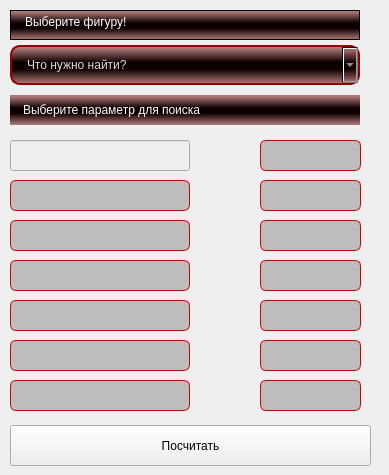
     <widget class="QWidget" name="Input">
      <widget class="QComboBox" name="Box_whatsearch">
       <property name="geometry">
        <rect>
         <x>10</x>
         <y>45</y>
         <width>350</width>
         <height>40</height>
        </rect>
       </property>
       <property name="contextMenuPolicy">
        <enum>Qt::NoContextMenu</enum>
       </property>
       <property name="styleSheet">
        <string notr="true">QComboBox {
background-color: qlineargradient(spread:reflect, x1:1, y1:0.522, x2:1, y2:0, stop:0.174129 rgba(15, 0, 0, 255), stop:0.890547 rgba(161, 100, 100, 218));

color: rgb(218, 218, 218);
border:2px solid rgb(149, 0, 0);
border-radius: 10px;
padding: 1px 15px;
}

QComboBox:editable {
background-color: qlineargradient(spread:reflect, x1:1, y1:0.522, x2:1, y2:0, stop:0.174129 rgba(15, 0, 0, 255), stop:0.890547 rgba(161, 100, 100, 218));

}

QComboBox QAbstractItemView {

selection-background-color: qlineargradient(spread:reflect, x1:1, y1:0.522, x2:1, y2:0, stop:0.174129 rgba(15, 0, 0, 255), stop:0.890547 rgba(161, 161, 161, 218));
color: rgb(218, 218, 218);
padding: 5px;
}
</string>
       </property>
       <property name="currentText">
        <string>Что нужно найти?</string>
       </property>
       <item>
        <property name="text">
         <string>Что нужно найти?</string>
        </property>
       </item>
      </widget>
      <widget class="QPlainTextEdit" name="plainTextEdit_figure_input">
       <property name="geometry">
        <rect>
         <x>10</x>
         <y>10</y>
         <width>350</width>
         <height>30</height>
        </rect>
       </property>
       <property name="contextMenuPolicy">
        <enum>Qt::NoContextMenu</enum>
       </property>
       <property name="styleSheet">
        <string notr="true">padding: 0px 10px;
background-color: qlineargradient(spread:reflect, x1:1, y1:0.522, x2:1, y2:0, stop:0.174129 rgba(15, 0, 0, 255), stop:0.890547 rgba(161, 100, 100, 218));;
color: rgb(255, 255, 255);
selection-background-color: qlineargradient(spread:reflect, x1:1, y1:0.522, x2:1, y2:0, stop:0 rgba(102, 7, 0, 240), stop:0.80597 rgba(161, 100, 100, 218));

</string>
       </property>
       <property name="verticalScrollBarPolicy">
        <enum>Qt::ScrollBarAlwaysOff</enum>
       </property>
       <property name="horizontalScrollBarPolicy">
        <enum>Qt::ScrollBarAlwaysOff</enum>
       </property>
       <property name="readOnly">
        <bool>true</bool>
       </property>
       <property name="plainText">
        <string>Выберите фигуру!</string>
       </property>
      </widget>
      <widget class="QLabel" name="groupBox_pageInput">
       <property name="geometry">
        <rect>
         <x>0</x>
         <y>90</y>
         <width>380</width>
         <height>330</height>
        </rect>
       </property>
       <property name="styleSheet">
        <string notr="true">border: 0px;</string>
       </property>
       <property name="text">
        <string/>
       </property>
      </widget>
      <widget class="QLineEdit" name="lineEdit_page1_line5">
       <property name="enabled">
        <bool>false</bool>
       </property>
       <property name="geometry">
        <rect>
         <x>10</x>
         <y>300</y>
         <width>180</width>
         <height>31</height>
        </rect>
       </property>
       <property name="contextMenuPolicy">
        <enum>Qt::NoContextMenu</enum>
       </property>
       <property name="styleSheet">
        <string notr="true">QLineEdit {
background-color: rgb(189, 189, 189);
color: rgb(0, 0, 0);
selection-background-color: rgb(245, 229, 228);
selection-color: rgb(0, 0, 0);
border: 1px solid rgb(209, 0, 0);
border-radius: 6px;
padding: 5px

}

QLineEdit:focus {
background-color: rgb(225, 225, 225);

}
</string>
       </property>
       <property name="cursorMoveStyle">
        <enum>Qt::VisualMoveStyle</enum>
       </property>
      </widget>
      <widget class="QLineEdit" name="lineEdit_page1_line3_input">
       <property name="geometry">
        <rect>
         <x>260</x>
         <y>220</y>
         <width>101</width>
         <height>31</height>
        </rect>
       </property>
       <property name="contextMenuPolicy">
        <enum>Qt::NoContextMenu</enum>
       </property>
       <property name="styleSheet">
        <string notr="true">QLineEdit {
background-color: rgb(189, 189, 189);
color: rgb(0, 0, 0);
selection-background-color: rgb(245, 229, 228);
selection-color: rgb(0, 0, 0);
border: 1px solid rgb(209, 0, 0);
border-radius: 6px;
padding: 5px

}

QLineEdit:focus {
background-color: rgb(225, 225, 225);

}
</string>
       </property>
       <property name="text">
        <string/>
       </property>
       <property name="frame">
        <bool>true</bool>
       </property>
       <property name="alignment">
        <set>Qt::AlignCenter</set>
       </property>
       <property name="cursorMoveStyle">
        <enum>Qt::VisualMoveStyle</enum>
       </property>
       <property name="clearButtonEnabled">
        <bool>true</bool>
       </property>
      </widget>
      <widget class="QLineEdit" name="lineEdit_page1_line4_input">
       <property name="geometry">
        <rect>
         <x>260</x>
         <y>260</y>
         <width>101</width>
         <height>31</height>
        </rect>
       </property>
       <property name="contextMenuPolicy">
        <enum>Qt::NoContextMenu</enum>
       </property>
       <property name="styleSheet">
        <string notr="true">QLineEdit {
background-color: rgb(189, 189, 189);
color: rgb(0, 0, 0);
selection-background-color: rgb(245, 229, 228);
selection-color: rgb(0, 0, 0);
border: 1px solid rgb(209, 0, 0);
border-radius: 6px;
padding: 5px

}

QLineEdit:focus {
background-color: rgb(225, 225, 225);

}
</string>
       </property>
       <property name="cursorMoveStyle">
        <enum>Qt::VisualMoveStyle</enum>
       </property>
       <property name="clearButtonEnabled">
        <bool>true</bool>
       </property>
      </widget>
      <widget class="QLineEdit" name="lineEdit_page1_line7_input">
       <property name="geometry">
        <rect>
         <x>260</x>
         <y>380</y>
         <width>101</width>
         <height>31</height>
        </rect>
       </property>
       <property name="contextMenuPolicy">
        <enum>Qt::NoContextMenu</enum>
       </property>
       <property name="styleSheet">
        <string notr="true">QLineEdit {
background-color: rgb(189, 189, 189);
color: rgb(0, 0, 0);
selection-background-color: rgb(245, 229, 228);
selection-color: rgb(0, 0, 0);
border: 1px solid rgb(209, 0, 0);
border-radius: 6px;
padding: 5px

}

QLineEdit:focus {
background-color: rgb(225, 225, 225);

}
</string>
       </property>
       <property name="cursorMoveStyle">
        <enum>Qt::VisualMoveStyle</enum>
       </property>
       <property name="clearButtonEnabled">
        <bool>true</bool>
       </property>
      </widget>
      <widget class="QLineEdit" name="lineEdit_page1_line1">
       <property name="enabled">
        <bool>false</bool>
       </property>
       <property name="geometry">
        <rect>
         <x>10</x>
         <y>140</y>
         <width>180</width>
         <height>31</height>
        </rect>
       </property>
       <property name="cursor">
        <cursorShape>PointingHandCursor</cursorShape>
       </property>
       <property name="tabletTracking">
        <bool>false</bool>
       </property>
       <property name="focusPolicy">
        <enum>Qt::WheelFocus</enum>
       </property>
       <property name="contextMenuPolicy">
        <enum>Qt::NoContextMenu</enum>
       </property>
       <property name="layoutDirection">
        <enum>Qt::LeftToRight</enum>
       </property>
       <property name="styleSheet">
        <string notr="true">
</string>
       </property>
       <property name="text">
        <string/>
       </property>
       <property name="frame">
        <bool>true</bool>
       </property>
       <property name="alignment">
        <set>Qt::AlignLeading|Qt::AlignLeft|Qt::AlignVCenter</set>
       </property>
       <property name="dragEnabled">
        <bool>false</bool>
       </property>
       <property name="readOnly">
        <bool>true</bool>
       </property>
       <property name="cursorMoveStyle">
        <enum>Qt::VisualMoveStyle</enum>
       </property>
       <property name="clearButtonEnabled">
        <bool>false</bool>
       </property>
      </widget>
      <widget class="QLineEdit" name="lineEdit_page1_line2">
       <property name="enabled">
        <bool>false</bool>
       </property>
       <property name="geometry">
        <rect>
         <x>10</x>
         <y>180</y>
         <width>180</width>
         <height>31</height>
        </rect>
       </property>
       <property name="cursor">
        <cursorShape>PointingHandCursor</cursorShape>
       </property>
       <property name="tabletTracking">
        <bool>false</bool>
       </property>
       <property name="focusPolicy">
        <enum>Qt::WheelFocus</enum>
       </property>
       <property name="contextMenuPolicy">
        <enum>Qt::NoContextMenu</enum>
       </property>
       <property name="layoutDirection">
        <enum>Qt::LeftToRight</enum>
       </property>
       <property name="styleSheet">
        <string notr="true">QLineEdit {
background-color: rgb(189, 189, 189);
color: rgb(0, 0, 0);
selection-background-color: rgb(245, 229, 228);
selection-color: rgb(0, 0, 0);
border: 1px solid rgb(209, 0, 0);
border-radius: 6px;
padding: 5px

}

QLineEdit:focus {
background-color: rgb(225, 225, 225);

}
</string>
       </property>
       <property name="text">
        <string/>
       </property>
       <property name="frame">
        <bool>true</bool>
       </property>
       <property name="alignment">
        <set>Qt::AlignLeading|Qt::AlignLeft|Qt::AlignVCenter</set>
       </property>
       <property name="dragEnabled">
        <bool>false</bool>
       </property>
       <property name="readOnly">
        <bool>true</bool>
       </property>
       <property name="cursorMoveStyle">
        <enum>Qt::VisualMoveStyle</enum>
       </property>
       <property name="clearButtonEnabled">
        <bool>false</bool>
       </property>
      </widget>
      <widget class="QLineEdit" name="lineEdit_page1_line6_input">
       <property name="geometry">
        <rect>
         <x>260</x>
         <y>340</y>
         <width>101</width>
         <height>31</height>
        </rect>
       </property>
       <property name="contextMenuPolicy">
        <enum>Qt::NoContextMenu</enum>
       </property>
       <property name="styleSheet">
        <string notr="true">QLineEdit {
background-color: rgb(189, 189, 189);
color: rgb(0, 0, 0);
selection-background-color: rgb(245, 229, 228);
selection-color: rgb(0, 0, 0);
border: 1px solid rgb(209, 0, 0);
border-radius: 6px;
padding: 5px

}

QLineEdit:focus {
background-color: rgb(225, 225, 225);

}
</string>
       </property>
       <property name="cursorMoveStyle">
        <enum>Qt::VisualMoveStyle</enum>
       </property>
       <property name="clearButtonEnabled">
        <bool>true</bool>
       </property>
      </widget>
      <widget class="QLineEdit" name="lineEdit_page1_line5_input">
       <property name="geometry">
        <rect>
         <x>260</x>
         <y>300</y>
         <width>101</width>
         <height>31</height>
        </rect>
       </property>
       <property name="contextMenuPolicy">
        <enum>Qt::NoContextMenu</enum>
       </property>
       <property name="styleSheet">
        <string notr="true">QLineEdit {
background-color: rgb(189, 189, 189);
color: rgb(0, 0, 0);
selection-background-color: rgb(245, 229, 228);
selection-color: rgb(0, 0, 0);
border: 1px solid rgb(209, 0, 0);
border-radius: 6px;
padding: 5px

}

QLineEdit:focus {
background-color: rgb(225, 225, 225);

}
</string>
       </property>
       <property name="cursorMoveStyle">
        <enum>Qt::VisualMoveStyle</enum>
       </property>
       <property name="clearButtonEnabled">
        <bool>true</bool>
       </property>
      </widget>
      <widget class="QLineEdit" name="lineEdit_page1_line6">
       <property name="enabled">
        <bool>false</bool>
       </property>
       <property name="geometry">
        <rect>
         <x>10</x>
         <y>340</y>
         <width>180</width>
         <height>31</height>
        </rect>
       </property>
       <property name="contextMenuPolicy">
        <enum>Qt::NoContextMenu</enum>
       </property>
       <property name="styleSheet">
        <string notr="true">QLineEdit {
background-color: rgb(189, 189, 189);
color: rgb(0, 0, 0);
selection-background-color: rgb(245, 229, 228);
selection-color: rgb(0, 0, 0);
border: 1px solid rgb(209, 0, 0);
border-radius: 6px;
padding: 5px

}

QLineEdit:focus {
background-color: rgb(225, 225, 225);

}
</string>
       </property>
       <property name="cursorMoveStyle">
        <enum>Qt::VisualMoveStyle</enum>
       </property>
      </widget>
      <widget class="QLabel" name="text_label_input">
       <property name="geometry">
        <rect>
         <x>10</x>
         <y>95</y>
         <width>350</width>
         <height>30</height>
        </rect>
       </property>
       <property name="contextMenuPolicy">
        <enum>Qt::NoContextMenu</enum>
       </property>
       <property name="styleSheet">
        <string notr="true">QLabel {
background-color: qlineargradient(spread:reflect, x1:1, y1:0.522, x2:1, y2:0, stop:0.174129 rgba(15, 0, 0, 255), stop:0.890547 rgba(161, 100, 100, 218));
color: rgb(255, 255, 255);
padding: 0px 10px

}</string>
       </property>
       <property name="text">
        <string>Выберите параметр для поиска</string>
       </property>
      </widget>
      <widget class="QLineEdit" name="lineEdit_page1_line4">
       <property name="enabled">
        <bool>false</bool>
       </property>
       <property name="geometry">
        <rect>
         <x>10</x>
         <y>260</y>
         <width>180</width>
         <height>31</height>
        </rect>
       </property>
       <property name="contextMenuPolicy">
        <enum>Qt::NoContextMenu</enum>
       </property>
       <property name="styleSheet">
        <string notr="true">QLineEdit {
background-color: rgb(189, 189, 189);
color: rgb(0, 0, 0);
selection-background-color: rgb(245, 229, 228);
selection-color: rgb(0, 0, 0);
border: 1px solid rgb(209, 0, 0);
border-radius: 6px;
padding: 5px

}

QLineEdit:focus {
background-color: rgb(225, 225, 225);

}
</string>
       </property>
       <property name="cursorMoveStyle">
        <enum>Qt::VisualMoveStyle</enum>
       </property>
      </widget>
      <widget class="QLineEdit" name="lineEdit_page1_line2_input">
       <property name="geometry">
        <rect>
         <x>260</x>
         <y>180</y>
         <width>101</width>
         <height>31</height>
        </rect>
       </property>
       <property name="contextMenuPolicy">
        <enum>Qt::NoContextMenu</enum>
       </property>
       <property name="styleSheet">
        <string notr="true">QLineEdit {
background-color: rgb(189, 189, 189);
color: rgb(0, 0, 0);
selection-background-color: rgb(245, 229, 228);
selection-color: rgb(0, 0, 0);
border: 1px solid rgb(209, 0, 0);
border-radius: 6px;
padding: 5px

}

QLineEdit:focus {
background-color: rgb(225, 225, 225);

}
</string>
       </property>
       <property name="text">
        <string/>
       </property>
       <property name="frame">
        <bool>true</bool>
       </property>
       <property name="alignment">
        <set>Qt::AlignCenter</set>
       </property>
       <property name="cursorMoveStyle">
        <enum>Qt::VisualMoveStyle</enum>
       </property>
       <property name="clearButtonEnabled">
        <bool>true</bool>
       </property>
      </widget>
      <widget class="QLineEdit" name="lineEdit_page1_line3">
       <property name="enabled">
        <bool>false</bool>
       </property>
       <property name="geometry">
        <rect>
         <x>10</x>
         <y>220</y>
         <width>180</width>
         <height>31</height>
        </rect>
       </property>
       <property name="cursor">
        <cursorShape>PointingHandCursor</cursorShape>
       </property>
       <property name="tabletTracking">
        <bool>false</bool>
       </property>
       <property name="focusPolicy">
        <enum>Qt::WheelFocus</enum>
       </property>
       <property name="contextMenuPolicy">
        <enum>Qt::NoContextMenu</enum>
       </property>
       <property name="layoutDirection">
        <enum>Qt::LeftToRight</enum>
       </property>
       <property name="styleSheet">
        <string notr="true">QLineEdit {
background-color: rgb(189, 189, 189);
color: rgb(0, 0, 0);
selection-background-color: rgb(245, 229, 228);
selection-color: rgb(0, 0, 0);
border: 1px solid rgb(209, 0, 0);
border-radius: 6px;
padding: 5px

}

QLineEdit:focus {
background-color: rgb(225, 225, 225);

}
</string>
       </property>
       <property name="text">
        <string/>
       </property>
       <property name="frame">
        <bool>true</bool>
       </property>
       <property name="alignment">
        <set>Qt::AlignLeading|Qt::AlignLeft|Qt::AlignVCenter</set>
       </property>
       <property name="dragEnabled">
        <bool>false</bool>
       </property>
       <property name="readOnly">
        <bool>true</bool>
       </property>
       <property name="cursorMoveStyle">
        <enum>Qt::VisualMoveStyle</enum>
       </property>
       <property name="clearButtonEnabled">
        <bool>false</bool>
       </property>
      </widget>
      <widget class="QLineEdit" name="lineEdit_page1_line7">
       <property name="enabled">
        <bool>false</bool>
       </property>
       <property name="geometry">
        <rect>
         <x>10</x>
         <y>380</y>
         <width>180</width>
         <height>31</height>
        </rect>
       </property>
       <property name="contextMenuPolicy">
        <enum>Qt::NoContextMenu</enum>
       </property>
       <property name="styleSheet">
        <string notr="true">QLineEdit {
background-color: rgb(189, 189, 189);
color: rgb(0, 0, 0);
selection-background-color: rgb(245, 229, 228);
selection-color: rgb(0, 0, 0);
border: 1px solid rgb(209, 0, 0);
border-radius: 6px;
padding: 5px

}

QLineEdit:focus {
background-color: rgb(225, 225, 225);

}
</string>
       </property>
       <property name="cursorMoveStyle">
        <enum>Qt::VisualMoveStyle</enum>
       </property>
      </widget>
      <widget class="QLineEdit" name="lineEdit_page1_line1_input">
       <property name="geometry">
        <rect>
         <x>260</x>
         <y>140</y>
         <width>101</width>
         <height>31</height>
        </rect>
       </property>
       <property name="contextMenuPolicy">
        <enum>Qt::NoContextMenu</enum>
       </property>
       <property name="styleSheet">
        <string notr="true">QLineEdit {
background-color: rgb(189, 189, 189);
color: rgb(0, 0, 0);
selection-background-color: rgb(245, 229, 228);
selection-color: rgb(0, 0, 0);
border: 1px solid rgb(209, 0, 0);
border-radius: 6px;
padding: 5px;

}

QLineEdit:focus {
background-color: rgb(225, 225, 225);
selection-background-color: rgb(245, 229, 228);
}

</string>
       </property>
       <property name="text">
        <string/>
       </property>
       <property name="frame">
        <bool>true</bool>
       </property>
       <property name="alignment">
        <set>Qt::AlignCenter</set>
       </property>
       <property name="cursorMoveStyle">
        <enum>Qt::VisualMoveStyle</enum>
       </property>
       <property name="clearButtonEnabled">
        <bool>true</bool>
       </property>
      </widget>
      <widget class="QPushButton" name="Calculate">
       <property name="geometry">
        <rect>
         <x>10</x>
         <y>425</y>
         <width>361</width>
         <height>41</height>
        </rect>
       </property>
       <property name="styleSheet">
        <string notr="true">

</string>
       </property>
       <property name="text">
        <string>Посчитать</string>
       </property>
      </widget>
     </widget>
